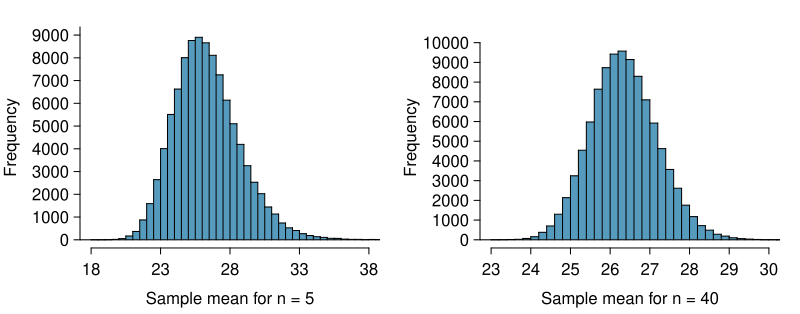

Write the R code that produced this figure.
library(Hmisc)
brfss <- sasxport.get("~/Dropbox/THESIS/R scripts/brfss/CDBRFS00.XPT")
data(COL)

#create df of only columns we like
brfss.data<-cbind(brfss$x.state,brfss$age,brfss$weight,brfss$wtdesire,brfss$height,brfss$htf, brfss$hti,brfss$sex)
colnames(brfss.data)<-c("x.state","age","weight", "wtdesire", "height", "htf", "hti", "sex")
brfss.data<-as.data.frame(brfss.data)

#eliminate missing data 
brfss.df<-brfss.data[brfss.data$weight != 777 & brfss.data$weight != 999 & brfss.data$wtdesire != 777
                     & brfss.data$wtdesire != 999 & brfss.data$height!= 777 & brfss.data$height != 999 
                     & brfss.data$htf != 7 & brfss.data$htf != 9 & brfss.data$hti != 77 & brfss.data$hti != 99,]
brfss.df<-brfss.df[complete.cases(brfss.df),]

#calculate bmi
height.total<- brfss.df$htf * 12 + brfss.df$hti
weight.dif<-brfss.df$weight-brfss.df$wtdesire
bmi<-(brfss.df$weight * 703)/ (height.total^2)
brfss.df<-cbind(brfss.df,height.total,weight.dif,bmi)

# sample 40k from brfss data to use as our sample
set.seed(102)
sample.vec<-sample(1:nrow(brfss.df),size = 40,replace = FALSE)
brfss.sample<-brfss.df[sample.vec,]

######################################################
library(openintro)
data(COL)
setwd('~/OI_Biostat/oi_biostat_source/ch_inference_foundations_oi_biostat/figures/brfssBMISampleMeanPrecision')

N <- 100000
means5 <- rep(0, N)
pb5 <- txtProgressBar(0, N, style = 3)
for (i in 1:N) {
  temp <- sample(nrow(brfss.df), 5)
  means5[i] <- mean(brfss.df$bmi[temp], na.rm = TRUE)
  setTxtProgressBar(pb5, i)
}

means40 <- rep(0, N)
pb40 <- txtProgressBar(0, N, style = 3)
for (i in 1:N) {
  temp <- sample(nrow(brfss.df), 40)
  means40[i] <- mean(brfss.df$bmi[temp], na.rm = TRUE)
  setTxtProgressBar(pb40, i)
}

myPDF('brfssBMISampleMeanPrecision.pdf', 8, 3.15,
      mfrow = 1:2,
      mar = c(3.3, 4, 1.4, 1),
      mgp = c(2.7,0.55,0))

plot(0, 0,
     type = 'n',
     xlim = c(18, 38),
     ylim = c(0, 1350 * N / 15000),
     xlab = '',
     ylab = '',
     axes = FALSE)
mtext("Sample mean for n = 5", 1, 2)
mtext("Frequency", 2, line = 3, las = 0)
m <- mean(brfss.df$bmi, na.rm = TRUE)
s <- sd(brfss.df$bmi, na.rm = TRUE) / 10
histPlot(means5, col = COL[1], breaks = 50, add = TRUE)
abline(h = 0)
axis(1, at = seq(18, 38, 5))
axis(2, at = seq(0, 10000, 1000))

plot(0, 0,
     type = 'n',
     xlim = c(23, 30),
     ylim = c(0, 1350 * N / 13000),
     xlab = '',
     ylab = '',
     axes = FALSE)
mtext("Sample mean for n = 40", 1, 2)
mtext("Frequency", 2, line = 3, las = 0)
m <- mean(brfss.df$bmi, na.rm = TRUE)
s <- sd(brfss.df$bmi, na.rm = TRUE) / 10
histPlot(means40, col = COL[1], breaks = 50, add = TRUE)
abline(h = 0)
axis(1, at = seq(23, 30, 1))
axis(2, at = seq(0, 10000, 1000 ))

dev.off()
